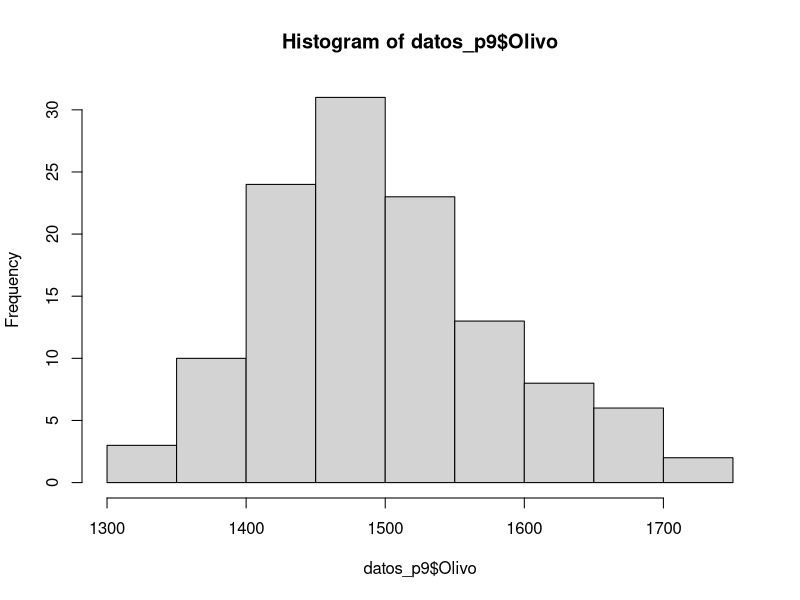
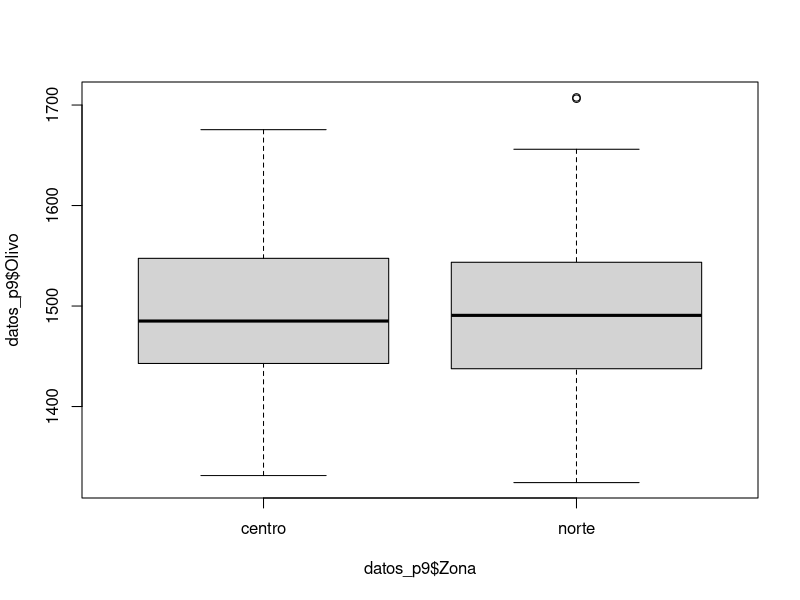
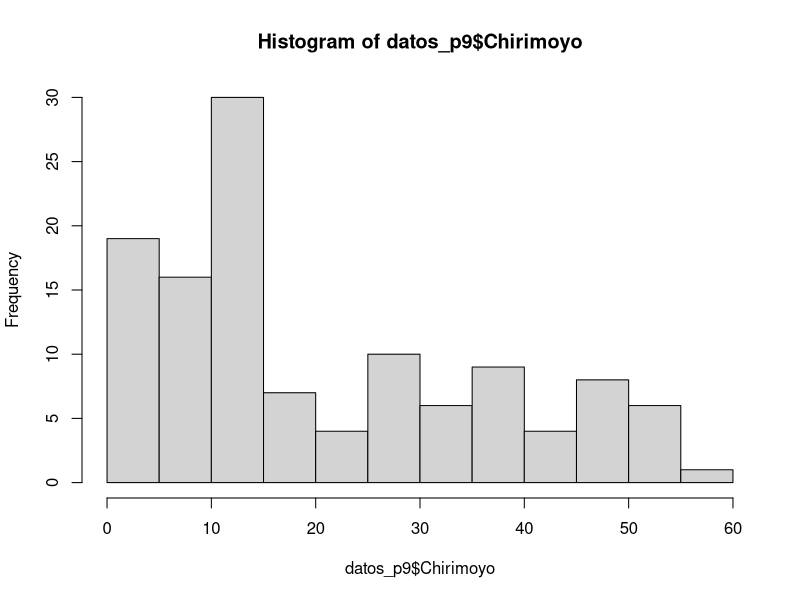

These charts were generated, in order, by the following R code:
## ---- chunk 1
# Creemos el vector rendimiento
# Datos extraidos de Mead et al. (1993). Statistical Methods in Agriculture and Experimental Biology
rendimiento <- c(2.5, 2.1, 2.4, 2.0, 2.6, 2.2, 2.2, 1.9, 1.8, 2.1, 2.1, 1.7 )
variedad <- c(rep("var1", 6), rep("var2", 6))

datos <- data.frame(rendimiento, variedad)
## ---- chunk 2
library(tidyverse)
summary(datos)

tabla <- datos %>% 
  group_by(variedad) %>% 
  summarise(rendimiento_promedio = mean(rendimiento))
tabla
## ---- chunk 3
res_ttest <- t.test(rendimiento~variedad, data = datos, mu=0, conf=0.95)
res_ttest
## ---- chunk 4
datos_p9 <- read.csv("./datos/datosnuevos.csv")
## ---- chunk 5
hist(datos_p9$Olivo)
## ---- chunk 6
shapiro.test(datos_p9$Olivo)
## ---- chunk 7
boxplot(datos_p9$Olivo ~ datos_p9$Zona)

## ---- chunk 8
tapply(datos_p9$Olivo, datos_p9$Zona, var)
## ---- chunk 9
library(car)
leveneTest(datos_p9$Olivo ~ datos_p9$Zona)

## ---- chunk 10
res_ttest_2 <- t.test(Olivo~Zona, data = datos_p9, mu=0, conf=0.95)
res_ttest_2
## ---- chunk 11
hist(datos_p9$Chirimoyo)
## ---- chunk 12
wilcox.test(datos_p9$Chirimoyo~datos_p9$Zona)

